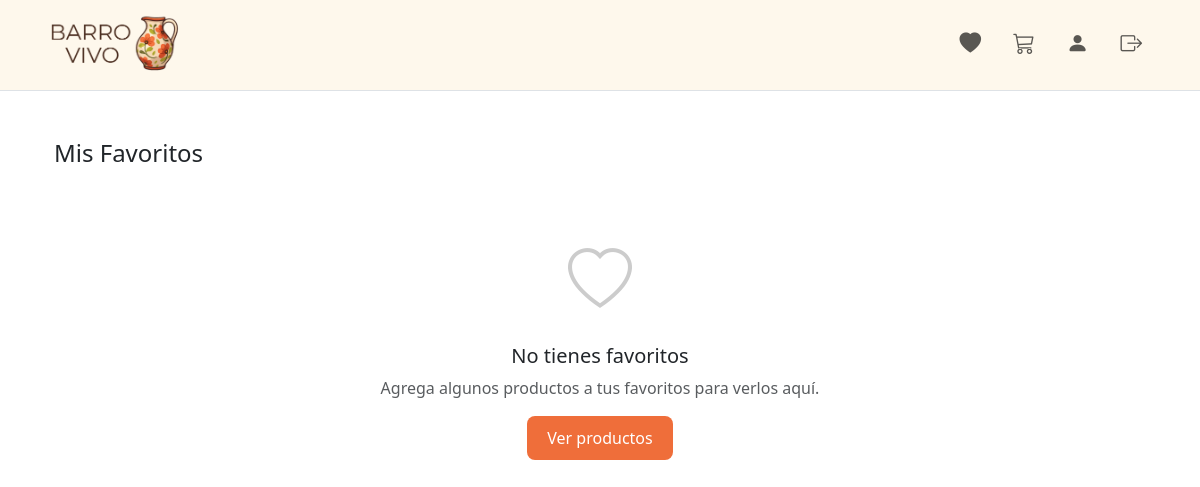
The page /producto/favoritos/ (signed in) on the database as committed earlier.
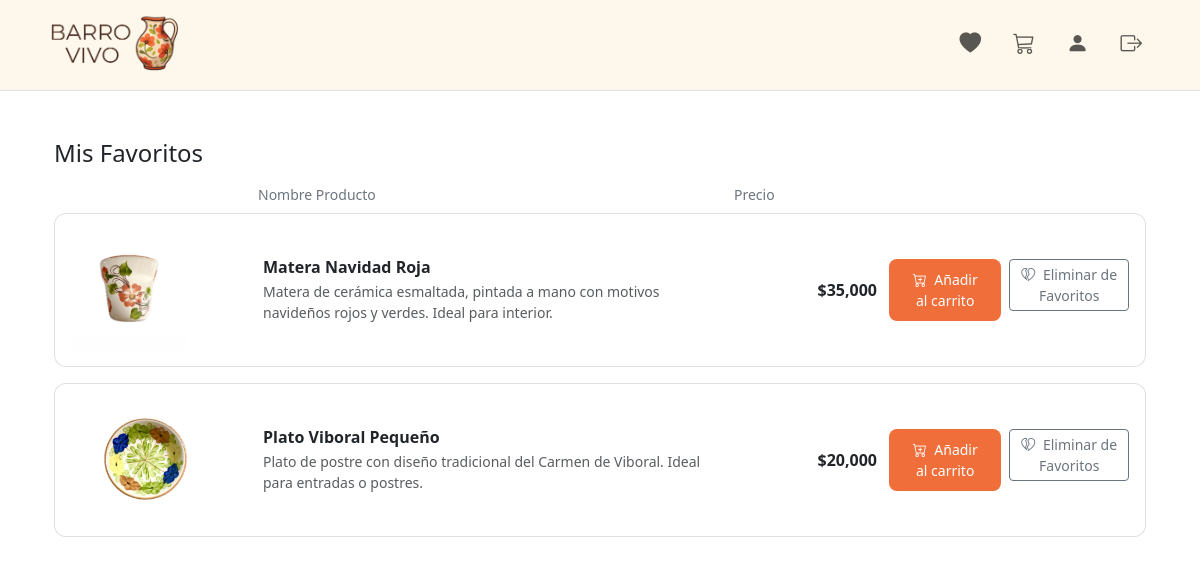
The same page on the database as committed later.
### producto/models.py (models this page shows, shortened)
class Producto(models.Model):
    nombre = models.CharField(max_length=120, verbose_name="Nombre")
    descripcion = models.TextField(blank=True, verbose_name="Descripción")
    categorias = models.ManyToManyField(Categoria, related_name="productos", blank=True, verbose_name="Categorías")
    precio = models.DecimalField(max_digits=12, decimal_places=2, verbose_name="Precio")
    imagen = models.ImageField(upload_to="productos/", blank=True, null=True, verbose_name="Imagen")
    cantidad_disp = models.PositiveIntegerField(default=0, verbose_name="Cantidad disponible")
    es_activo = models.BooleanField(default=True, verbose_name="Visible")
    creado = models.DateTimeField(auto_now_add=True)
    actualizado = models.DateTimeField(auto_now=True)
    class Meta:
        ordering = ["nombre"]

### producto/views.py (the view)
# urls.py: path('favoritos/', FavoritosView.as_view(), name='favoritos'),
class FavoritosView(LoginRequiredMixin, ListView):
    template_name = "favoritos.html"
    context_object_name = "productos"
    def get_queryset(self):
        return Producto.objects.filter(
            favoritos__usuario=self.request.user,
            es_activo=True
        ).order_by("nombre")
    def get_context_data(self, **kwargs):
        context = super().get_context_data(**kwargs)
        for producto in context['productos']:
            producto.es_favorito = True
        return context

### producto/templates/favoritos.html (shortened to what this page needs)
{% extends "base.html" %}
{% load humanize %}
{% block content %}
<div class="container py-4">
  <h4 class="mb-3">Mis Favoritos</h4>
  {% if productos %}
    <div class="favoritos-grid favoritos-header d-none d-lg-grid">
      <div>Nombre Producto</div>
      <div>Precio</div>
    </div>
    {% for p in productos %}
      <div class="favoritos-row favoritos-grid">
        <div>
          <a href="{% url 'producto:detalle' p.pk %}">
            {% if p.imagen %}
              <img src="{{ p.imagen.url }}" alt="{{ p.nombre }}" class="img-fluid rounded favoritos-img">
            {% else %}
              <div class="bg-light rounded d-flex align-items-center justify-content-center" style="height:120px;">
                <span class="text-muted small">Sin imagen</span>
              </div>
            {% endif %}
          </a>
        </div>
        <div>
          <a href="{% url 'producto:detalle' p.pk %}" class="text-decoration-none text-dark">
            <div class="fw-semibold mb-1" style="line-height:1.25">{{ p.nombre }}</div>
          </a>
          {% if p.descripcion %}
            <div class="text-muted small">{{ p.descripcion|truncatewords:22 }}</div>
          {% endif %}
        </div>
        <div class="text-lg-end fw-semibold">
          ${{ p.precio|floatformat:0|intcomma }}
        </div>
        <div>
          <div class="d-flex flex-column flex-lg-row gap-2 justify-content-lg-end">
            <form method="post" action="{% url 'pedido:agregar_al_carrito' p.id %}">
              <button type="submit" class="btn btn-bv btn-sm w-100">
                <i class="bi bi-cart-plus me-1"></i> Añadir al carrito
              </button>
            </form>
            <form method="post" action="{% url 'producto:toggle_favorito' p.id %}">
              <button type="submit" class="btn btn-outline-secondary btn-sm w-100">
                <i class="bi bi-heartbreak me-1"></i> Eliminar de Favoritos
              </button>
            </form>
          </div>
        </div>
      </div>
    {% endfor %}
  {% else %}
    <div class="text-center py-5">
      <i class="bi bi-heart" style="font-size:4rem; color:#ccc;"></i>
      <h5 class="mt-3">No tienes favoritos</h5>
      <p class="text-muted">Agrega algunos productos a tus favoritos para verlos aquí.</p>
      <a href="{% url 'producto:inicio' %}" class="btn btn-bv">Ver productos</a>
    </div>
  {% endif %}
</div>
{% endblock %}

### templates/base.html (shortened to what this page needs)
{% load static %}
<!doctype html>
<html lang="es">
  <head>
    <link href="https://cdn.jsdelivr.net/npm/bootstrap@5.3.3/dist/css/bootstrap.min.css" rel="stylesheet">
    <link href="https://cdn.jsdelivr.net/npm/bootstrap-icons@1.11.3/font/bootstrap-icons.min.css" rel="stylesheet">
    <link rel="stylesheet" href="{% static 'tema.css' %}?v=3">
  </head>
  <body>
    {% block navbar %}
    <nav class="navbar navbar-expand-lg navbar-bv border-bottom">
      <div class="container">
        <a class="navbar-brand d-flex align-items-center gap-2" href="{% url 'usuario:home' %}">
            <img class="logo-bv" src="{{ MEDIA_URL }}logo.png" alt="BARROVIVO">
        </a>
        <div id="navbarMain" class="collapse navbar-collapse">
          <ul class="navbar-nav ms-auto align-items-center">
            <li class="nav-item">
              <a class="nav-link" href="{% url 'producto:favoritos' %}" title="Me gusta" aria-label="Me gusta">
                <i class="bi bi-heart-fill navbar-icon"></i>
              </a>
            </li>
            <li class="nav-item">
              <a class="nav-link" href="{% url 'pedido:carrito' %}" title="Carrito" aria-label="Carrito">
                <i class="bi bi-cart3 navbar-icon"></i>
              </a>
            </li>
          <li class="nav-item">
            {% if user.is_authenticated %}
              <a class="nav-link" href="{% url 'usuario:perfil' %}" title="Perfil" aria-label="Perfil">
                <i class="bi bi-person-fill navbar-icon"></i>
              </a>
            {% else %}
              <a class="nav-link" href="{% url 'usuario:login' %}?next={{ request.path }}" title="Inicia sesión" aria-label="Inicia sesión">
                <i class="bi bi-person-fill navbar-icon"></i>
              </a>
            {% endif %}
          </li>
          {% if user.is_authenticated %}
          <li class="nav-item">
            <a class="nav-link" href="{% url 'usuario:logout' %}" title="Salir" aria-label="Salir">
              <i class="bi bi-box-arrow-right navbar-icon"></i>
            </a>
          </li>
          {% endif %}
          </ul>
        </div>
      </div>
    </nav>
    {% endblock %}
     {% block main %}
    <main class="container py-4">
      {% block content %}{% endblock %}
    </main>
    {% endblock %}
  </body>
</html>
  </body>
</html>

### static/tema.css (style rules this page uses)
.navbar-bv { background-color: #FEF8EC; }
.navbar-icon { font-size: 1.35rem; line-height: 1; padding: 0 .5rem; }
.navbar-brand .logo-bv { height: 64px; width: auto; }
:root { --mini-bg: #FEF8EC; --hover-bg: #D9D9D9; }
.btn-bv { background-color:#EF6E3A; border-color:#EF6E3A; color:#fff; }
:root { --bs-primary: #EF6E3A; --bs-primary-rgb: 239,110,58; --bs-link-color: #EF6E3A; --bs-link-hover-color: #d55f30; }
.btn-bv { background: #EF6E3A; color: white; border: none; padding: 10px 20px; border-radius: 8px; transition: 0.3s; }

### producto/templates/favoritos.html (style rules this page uses)
@media (min-width: 992px) { .favoritos-grid { display: grid; grid-template-columns: 180px 1fr 160px 240px; column-gap: .75rem; align-items: center; } }
@media (min-width: 992px) { .favoritos-header { color:#6c757d; font-size:.875rem; padding-left:.75rem; margin-bottom:.5rem; } }
@media (min-width: 992px) { .favoritos-row { border:1px solid rgba(0,0,0,.12); border-radius:12px; padding:1rem; margin-bottom:1rem; background:#fff; } }
.favoritos-img { max-height:120px; object-fit:contain; }

Rows that differ between the two databases and show on the page:
now on this page (row edited): Producto: imagen (picture), nombre "Matera Navidad Roja", descripcion "Matera de cerámica esmaltada, pintada a mano con motivos navideños rojos y verdes. Ideal para interior.", precio "35,000"
now on this page (row unchanged): Producto: imagen (picture), nombre "Plato Viboral Pequeño", descripcion "Plato de postre con diseño tradicional del Carmen de Viboral. Ideal para entradas o postres.", precio "20,000"
Other text that changed with them:
text no longer shown: "No tienes favoritos Agrega algunos productos a tus favoritos para verlos aquí. Ver productos"
text now shown: "Nombre Producto Precio"
